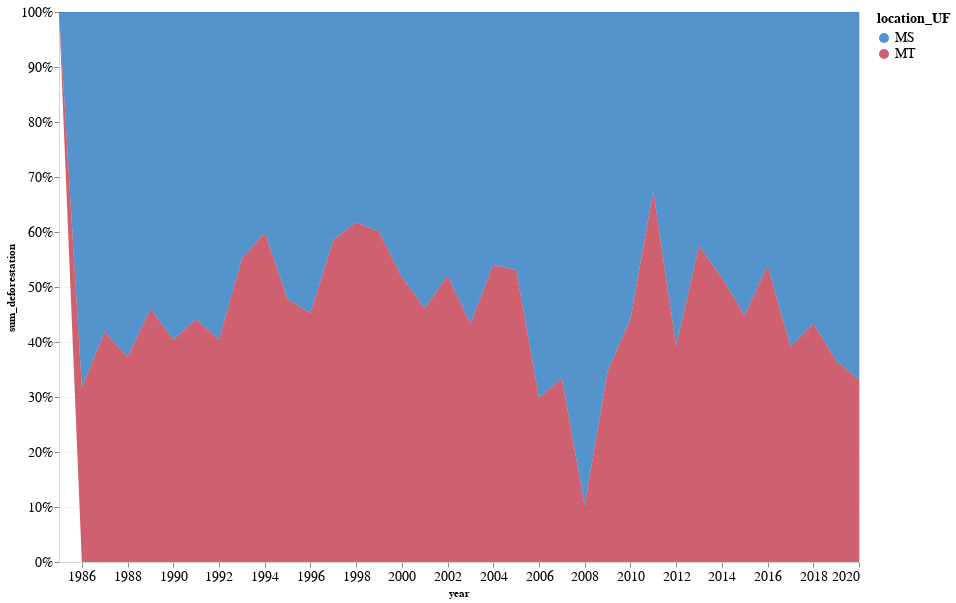

This figure's notebook cell:
### Code cell
qntd_deforestation_chart = alt.Chart(pantanal_deforestation_df).mark_area(opacity=0.7).encode(
    x='year:T',
    y=alt.Y('sum_deforestation:Q', stack='normalize'),
    color='location_UF',
#     opacity='location_UF:O'
).transform_aggregate(
    sum_deforestation='sum(deforestation_ha)',
    groupby=[
        "year", 
#         "location",
        "location_UF"
    ]
)

(qntd_deforestation_chart).properties(
    width=800,
    height=550
)

### Figure 1 — Vega-Lite specification as saved in the notebook (floating-point values rounded to 4 significant figures; data arrays with more than 128 entries replaced by an {"elided": "..."} marker saying what was removed)
{"config": {"view": {"width": 533.3, "height": 300.0, "fill": "white"}, "title": {"align": "left", "anchor": "start", "frame": "group", "font": "Helvetica Neue", "fontSize": 18, "dy": -2, "subtitleFont": "Helvetica Neue", "subtitleFontSize": 14, "fontWeight": "normal"}, "axis": {"domainColor": "lightGrey", "gridColor": "lightGrey", "gridWidth": 0.25, "titleFont": "Helvetica Neue", "titleFontSize": 11, "labelFont": "Helvetica Neue", "labelFontSize": 14}, "legend": {"layout": {"anchor": "start"}, "labelLimit": 0, "titleFontSize": 14, "titleFont": "Helvetica Neue", "labelFontSize": 14, "labelFont": "Helvetica Neue"}, "header": {"title": null, "titleFont": "Helvetica Neue", "labelFont": "Helvetica Neue", "labelFontSize": 14, "labelPadding": 2}, "range": {"category": ["#0C66B5", "#BA1D32", "#0F8E40", "#E56F20", "#862BAF", "#626D69", "#ED5087", "#3DB9E2", "#51DB63", "#E26868", "#FFB270", "#B37CEA", "#A8A1A4", "#FF87CD"]}}, "data": {"name": "data-b85e0fa748aad6e78a06a5682abd58bc"}, "mark": {"type": "area", "opacity": 0.7}, "encoding": {"color": {"field": "location_UF", "type": "nominal"}, "x": {"field": "year", "type": "temporal"}, "y": {"field": "sum_deforestation", "stack": "normalize", "type": "quantitative"}}, "height": 550, "transform": [{"aggregate": [{"op": "sum", "field": "deforestation_ha", "as": "sum_deforestation"}], "groupby": ["year", "location_UF"]}], "width": 800, "$schema": "https://vega.github.io/schema/vega-lite/v4.17.0.json", "datasets": {"data-b85e0fa748aad6e78a06a5682abd58bc": {"elided": "576 records"}}}
